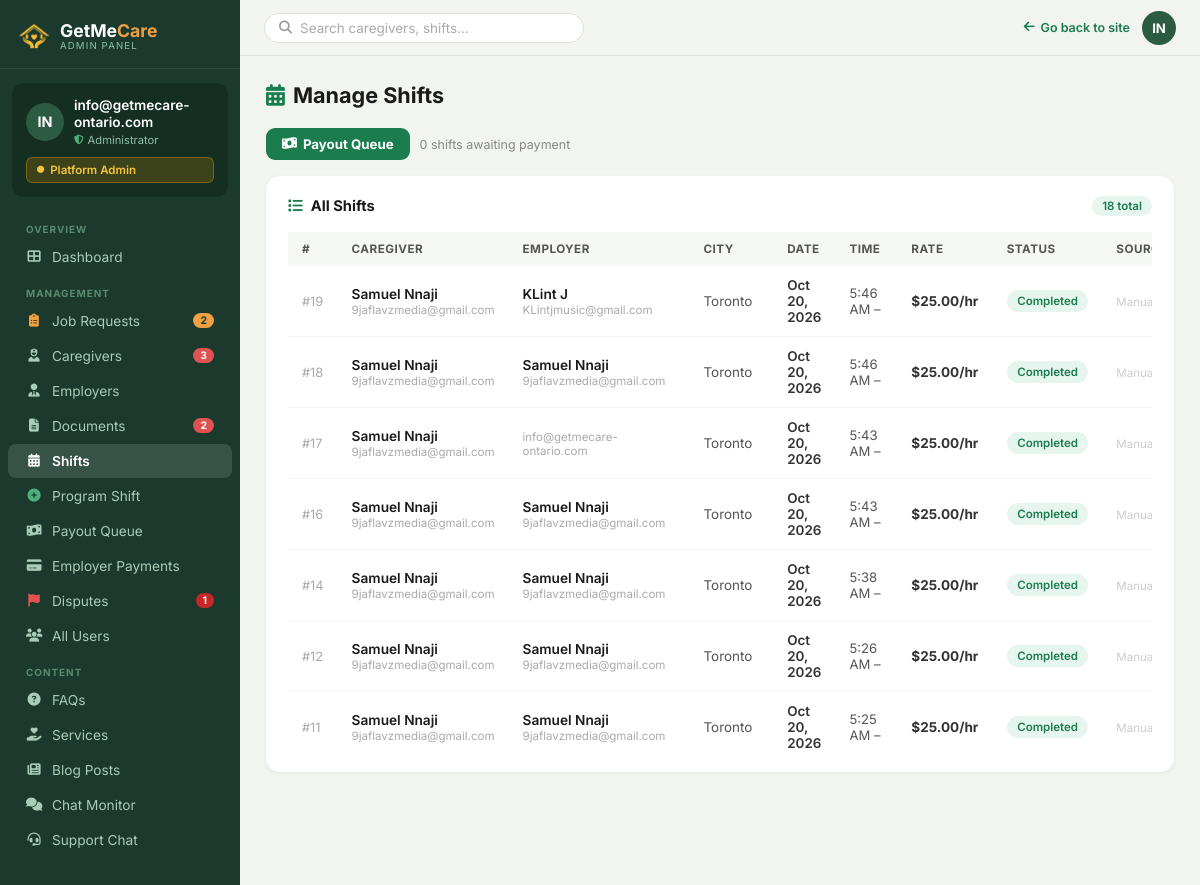
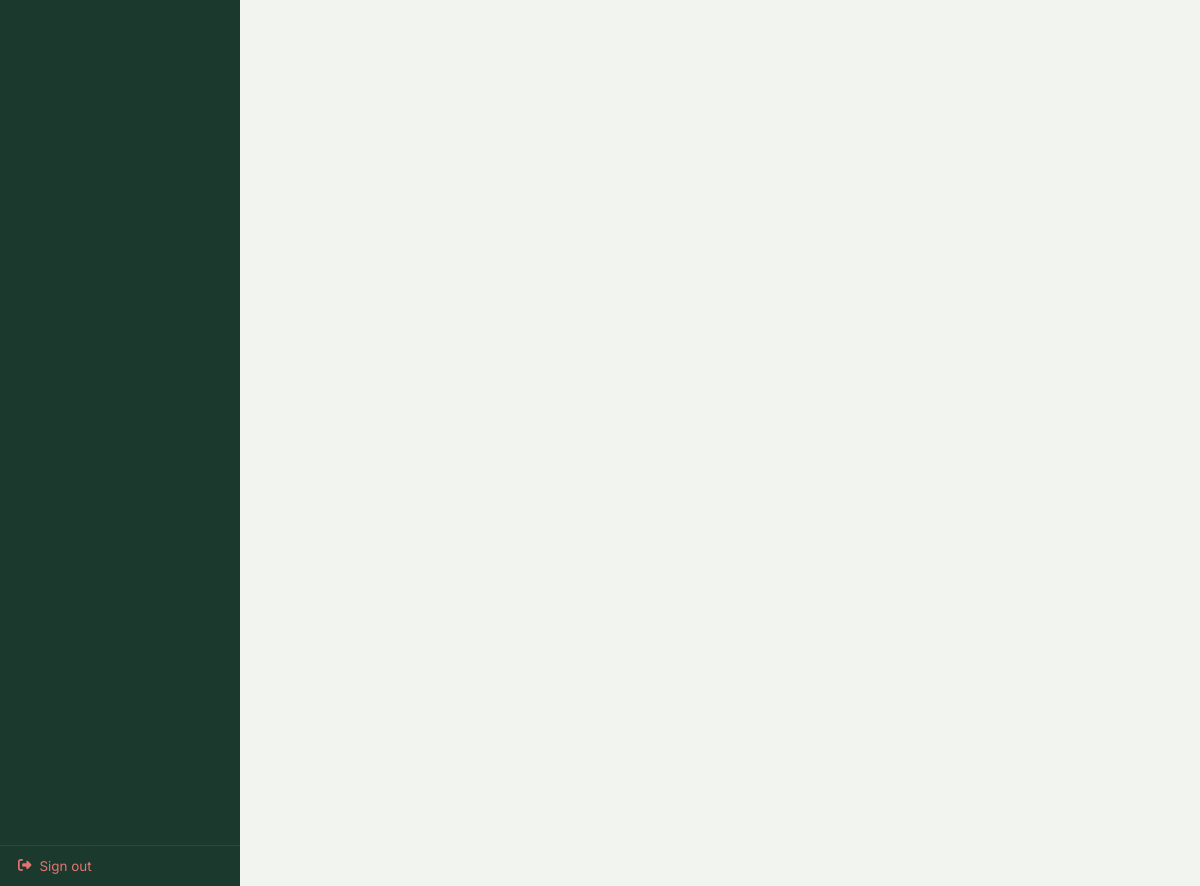
Screenshot of /admin-panel/shifts/ (signed in) with the database file from the repository (2 pictures, top to bottom).
### Account/models.py (models this page shows, shortened)
class CustomUser(AbstractUser):
    EMPLOYER = 'employer'
    CAREGIVER = 'caregiver'
    ROLE_CHOICES = [
        (EMPLOYER, 'Employer / Family'),
        (CAREGIVER, 'Caregiver / PSW'),
    ]
    role = models.CharField(
        max_length=20,
        choices=ROLE_CHOICES,
        default=EMPLOYER,
    )
    phone = models.CharField(max_length=20, blank=True)
    @property
    def is_admin(self):
        return self.is_superuser or self.is_staff
    @property
    def is_employer(self):
        return self.role == self.EMPLOYER and not self.is_admin
    @property
    def is_caregiver(self):
        return self.role == self.CAREGIVER and not self.is_admin

class Shift(models.Model):
    STATUS_SCHEDULED  = 'scheduled'
    STATUS_IN_PROGRESS = 'in_progress'
    STATUS_COMPLETED  = 'completed'
    STATUS_CANCELLED  = 'cancelled'
    STATUS_CHOICES = [
        (STATUS_SCHEDULED,   'Scheduled'),
        (STATUS_IN_PROGRESS, 'In Progress'),
        (STATUS_COMPLETED,   'Completed'),
        (STATUS_CANCELLED,   'Cancelled'),
    ]
    caregiver   = models.ForeignKey(
        CustomUser,
        on_delete=models.CASCADE,
        related_name='caregiver_shifts',
        limit_choices_to={'role': CustomUser.CAREGIVER},
    )
    employer    = models.ForeignKey(
        CustomUser,
        on_delete=models.CASCADE,
        related_name='employer_shifts',
        limit_choices_to={'role': CustomUser.EMPLOYER},
    )
    city        = models.CharField(max_length=100, blank=True)
    start_date  = models.DateField()
    start_time  = models.TimeField()
    end_time    = models.TimeField(null=True, blank=True)   # kept for legacy display; derived from start_time + duration_hours
    duration_hours = models.DecimalField(
        max_digits=4, decimal_places=1,
        null=True, blank=True,
        help_text='How many hours the caregiver is booked for (e.g. 4.0)',
    )
    hourly_rate = models.DecimalField(max_digits=6, decimal_places=2)
    status      = models.CharField(
        max_length=20,
        choices=STATUS_CHOICES,
        default=STATUS_SCHEDULED,
    )
    created_at  = models.DateTimeField(auto_now_add=True)
    class Meta:
        ordering = ['-start_date', '-start_time']

### AdminApp/views.py (the view)
    @login_required(login_url='Account:login')
    def wrapper(request, *args, **kwargs):
        if not (request.user.is_staff or request.user.is_superuser):
            messages.error(request, 'Access denied. Admin account required.')
            return redirect('Account:login')
        return view_func(request, *args, **kwargs)

### Account/views.py (called while the page is built, shortened)
def ensure_user_notifications(user):
    if not user or not user.is_authenticated:
        return
    if user.notifications.exists():
        return

### AdminApp/views.py (called while the page is built)
def admin_required(view_func):
    @login_required(login_url='Account:login')
    def wrapper(request, *args, **kwargs):
        if not (request.user.is_staff or request.user.is_superuser):
            messages.error(request, 'Access denied. Admin account required.')
            return redirect('Account:login')
        return view_func(request, *args, **kwargs)
    wrapper.__name__ = view_func.__name__
    return wrapper

def _admin_sidebar():
    from Account.models import EmployerPayment, Dispute, JobPosting
    return {
        'pending_docs':            CaregiverDocument.objects.filter(status=CaregiverDocument.STATUS_PENDING).count(),
        'pending_profiles':        CaregiverProfile.objects.filter(status=CaregiverProfile.STATUS_PENDING).count(),
        'open_jobs_count':         JobPosting.objects.filter(status=JobPosting.STATUS_OPEN).count(),
        'employer_payments_count': EmployerPayment.objects.filter(admin_seen=False).count(),
        'payout_queue_count':      ShiftLog.objects.filter(payment_status=ShiftLog.PAY_PENDING).count(),
        'counts': {
            'open': Dispute.objects.filter(status=Dispute.STATUS_OPEN).count(),
        },
    }

@admin_required
def manage_shifts(request):
    from Account.models import BookingProposal
    from django.db.models import Exists, OuterRef
    negotiation_exists = BookingProposal.objects.filter(
        status=BookingProposal.STATUS_BOOKED,
        shift=OuterRef('pk'),
    )
    shifts = Shift.objects.annotate(
        from_negotiation=Exists(negotiation_exists)
    ).select_related('caregiver', 'employer').order_by('-created_at')
    pending_payout_count = ShiftLog.objects.filter(
        shift__status=Shift.STATUS_COMPLETED,
        payment_status=ShiftLog.PAY_PENDING,
        clock_out_time__isnull=False,
    ).count()
    ctx = _admin_sidebar()
    ctx['shifts'] = shifts
    ctx['pending_payout_count'] = pending_payout_count
    return render(request, 'AdminApp/manage-shifts.html', ctx)

### GETMECARE/context_processors.py (called while the page is built)
def _get_support_unread_count(user):
    try:
        from Chatbot.models import SupportMessage
        return SupportMessage.objects.filter(
            chat__user=user,
            is_read=False,
        ).exclude(sender=user).count()
    except Exception:
        return 0

### templates/AdminApp/manage-shifts.html (shortened to what this page needs)
{% extends "AdminApp/base_admin.html" %}
{% block content %}
<div class="adm-page-title">
  <i class="fas fa-calendar-alt" style="color:#1b7d4f;margin-right:8px"></i>Manage Shifts
</div>
<div style="margin-bottom:16px;display:flex;gap:10px;align-items:center;flex-wrap:wrap">
  <a href="{% url 'AdminApp:payout_queue' %}"
     style="display:inline-flex;align-items:center;gap:6px;background:#1b7d4f;color:#fff;
            padding:8px 16px;border-radius:9px;font-size:.83rem;font-weight:700;text-decoration:none">
    <i class="fas fa-money-bill-wave"></i> Payout Queue
  </a>
  <span style="font-size:.78rem;color:#888">
    {{ pending_payout_count }} shift{{ pending_payout_count|pluralize }} awaiting payment
  </span>
</div>
<div class="adm-card">
  <div class="adm-card-pad">
    <div style="font-size:.92rem;font-weight:700;color:#1a1a1a;margin-bottom:16px;display:flex;align-items:center;gap:8px">
      <i class="fas fa-list" style="color:#1b7d4f"></i> All Shifts
      <span style="margin-left:auto;font-size:.72rem;font-weight:600;background:#e6f5ee;color:#1b7d4f;border-radius:20px;padding:3px 10px">
        {{ shifts|length }} total
      </span>
    </div>
    <div class="scroll-table-wrap">
      <table class="adm-table">
        <thead>
          <tr>
            <th>#</th>
            <th>Caregiver</th>
            <th>Employer</th>
            <th>City</th>
            <th>Date</th>
            <th>Time</th>
            <th>Rate</th>
            <th>Status</th>
            <th>Source</th>
          </tr>
        </thead>
        <tbody>
          {% for s in shifts %}
          <tr>
            <td style="color:#aaa;font-size:.8rem">#{{ s.pk }}</td>
            <td>
              <div class="sh-names">{{ s.caregiver.get_full_name }}</div>
              <div class="sh-sub">{{ s.caregiver.email }}</div>
            </td>
            <td>
              <div class="sh-names">{{ s.employer.get_full_name }}</div>
              <div class="sh-sub">{{ s.employer.email }}</div>
            </td>
            <td style="color:#555;font-size:.84rem">{{ s.city|default:"Ontario" }}</td>
            <td style="font-size:.84rem;font-weight:600">{{ s.start_date|date:"M d, Y" }}</td>
            <td style="color:#555;font-size:.82rem">
              {{ s.start_time|time:"g:i A" }} – {{ s.end_time|time:"g:i A" }}
            </td>
            <td style="font-weight:700">${{ s.hourly_rate }}/hr</td>
            <td>
              <span class="badge
                {% if s.status == 'completed' %}badge-green
                {% elif s.status == 'in_progress' %}badge-orange
                {% elif s.status == 'cancelled' %}badge-red
                {% else %}badge-blue{% endif %}">
                {{ s.get_status_display }}
              </span>
            </td>
            <td>
              {% if s.from_negotiation %}
                <span class="sh-booked-badge"><i class="fas fa-comments"></i> Negotiated</span>
              {% else %}
                <span style="font-size:.72rem;color:#ccc">Manual</span>
              {% endif %}
            </td>
          </tr>
          {% empty %}
          <tr>
            <td colspan="9">
              <div class="adm-empty"><i class="fas fa-calendar-xmark"></i>No shifts found.</div>
            </td>
          </tr>
          {% endfor %}
        </tbody>
      </table>
    </div>
  </div>
</div>
{% endblock %}

### templates/AdminApp/base_admin.html (shortened to what this page needs)
{% load static %}
<!doctype html>
<html lang="en">
<head>
  <link rel="stylesheet" href="https://cdnjs.cloudflare.com/ajax/libs/font-awesome/6.4.0/css/all.min.css"/>
</head>
<body>
<aside class="adm-sidebar" id="adm-sidebar">
  <div class="adm-logo">
    <a href="{% url 'home' %}">
      <img src="{% static 'Caregiver/images/sitelog.png' %}" alt="GetMeCare Ontario logo" style="width:32px;height:32px;object-fit:contain;filter:brightness(0) saturate(100%) invert(72%) sepia(60%) saturate(600%) hue-rotate(345deg) brightness(105%) contrast(95%)">
      <div>
        <div class="adm-logo-name">GetMe<span style="color:#F0A040">Care</span></div>
        <div class="adm-logo-sub">Admin Panel</div>
      </div>
    </a>
  </div>
  <div class="adm-profile">
    <div class="adm-profile-row">
      <div class="adm-av">{% if request.user.first_name %}{{ request.user.first_name|first|upper }}{{ request.user.last_name|first|upper }}{% else %}{{ request.user.username|slice:":2"|upper }}{% endif %}</div>
      <div>
        <div class="adm-av-name">{{ request.user.get_full_name|default:request.user.username }}</div>
        <div class="adm-av-role"><i class="fas fa-shield-alt" style="color:#4caf7d;font-size:.6rem;"></i> Administrator</div>
      </div>
    </div>
    <div class="adm-badge"><i class="fas fa-circle" style="font-size:.45rem;"></i> Platform Admin</div>
  </div>
  <div class="adm-nav">
    <div class="adm-nav-section">Overview</div>
    <a href="{% url 'AdminApp:dashboard' %}" {% if request.resolver_match.url_name == 'dashboard' %}class="active"{% endif %}>
      <i class="fas fa-th-large"></i> Dashboard
    </a>
    <div class="adm-nav-section">Management</div>
    <a href="{% url 'AdminApp:job_requests' %}" {% if request.resolver_match.url_name in 'job_requests,job_request_matches,admin_create_39_payment_link' %}class="active"{% endif %}>
      <i class="fas fa-clipboard-list" style="color:#f0a040"></i> Job Requests
      {% if open_jobs_count %}<span class="adm-nav-badge" style="background:#f0a040;color:#1b3a2d">{{ open_jobs_count }}</span>{% endif %}
    </a>
    <a href="{% url 'AdminApp:manage_caregivers' %}" {% if request.resolver_match.url_name == 'manage_caregivers' %}class="active"{% endif %}>
      <i class="fas fa-user-nurse"></i> Caregivers
      {% if pending_profiles %}<span class="adm-nav-badge">{{ pending_profiles }}</span>{% endif %}
    </a>
    <a href="{% url 'AdminApp:manage_employers' %}" {% if request.resolver_match.url_name == 'manage_employers' %}class="active"{% endif %}>
      <i class="fas fa-user-tie"></i> Employers
    </a>
    <a href="{% url 'AdminApp:review_documents' %}" {% if request.resolver_match.url_name == 'review_documents' %}class="active"{% endif %}>
      <i class="fas fa-file-alt"></i> Documents
      {% if pending_docs %}<span class="adm-nav-badge">{{ pending_docs }}</span>{% endif %}
    </a>
    <a href="{% url 'AdminApp:manage_shifts' %}" {% if request.resolver_match.url_name == 'manage_shifts' %}class="active"{% endif %}>
      <i class="fas fa-calendar-alt"></i> Shifts
    </a>
    <a href="{% url 'AdminApp:program_shift' %}" {% if request.resolver_match.url_name == 'program_shift' %}class="active"{% endif %}>
      <i class="fas fa-plus-circle" style="color:#4caf7d"></i> Program Shift
    </a>
    <a href="{% url 'AdminApp:payout_queue' %}" {% if request.resolver_match.url_name == 'payout_queue' %}class="active"{% endif %}>
      <i class="fas fa-money-bill-wave"></i> Payout Queue
    </a>
    <a href="{% url 'AdminApp:employer_payments' %}" {% if request.resolver_match.url_name == 'employer_payments' %}class="active"{% endif %}>
      <i class="fas fa-credit-card"></i> Employer Payments
    </a>
    <a href="{% url 'AdminApp:dispute_list' %}" {% if request.resolver_match.url_name == 'dispute_list' or request.resolver_match.url_name == 'dispute_detail' %}class="active"{% endif %}>
      <i class="fas fa-flag" style="color:#e05252"></i> Disputes
      {% if counts.open %}<span class="adm-nav-badge" style="background:#c62828">{{ counts.open }}</span>{% endif %}
    </a>
    <a href="{% url 'AdminApp:manage_users' %}" {% if request.resolver_match.url_name == 'manage_users' %}class="active"{% endif %}>
      <i class="fas fa-users"></i> All Users
    </a>
    <div class="adm-nav-section">Content</div>
    <a href="{% url 'AdminApp:faq_list' %}" {% if request.resolver_match.url_name == 'faq_list' or request.resolver_match.url_name == 'faq_add' or request.resolver_match.url_name == 'faq_edit' %}class="active"{% endif %}>
      <i class="fas fa-question-circle"></i> FAQs
    </a>
    <a href="{% url 'AdminApp:service_list' %}" {% if request.resolver_match.url_name == 'service_list' or request.resolver_match.url_name == 'service_add' or request.resolver_match.url_name == 'service_edit' %}class="active"{% endif %}>
      <i class="fas fa-hand-holding-heart"></i> Services
    </a>
    <a href="{% url 'AdminApp:blog_list' %}" {% if request.resolver_match.url_name == 'blog_list' or request.resolver_match.url_name == 'blog_add' or request.resolver_match.url_name == 'blog_edit' %}class="active"{% endif %}>
      <i class="fas fa-newspaper"></i> Blog Posts
    </a>
    <a href="{% url 'admin_chat_monitor' %}" {% if request.resolver_match.url_name == 'admin_chat_monitor' %}class="active"{% endif %}>
      <i class="fas fa-comments"></i> Chat Monitor
    </a>
    <a href="{% url 'admin_support' %}" {% if request.resolver_match.url_name == 'admin_support' %}class="active"{% endif %}>
      <i class="fas fa-headset"></i> Support Chat
    </a>
  </div>
  <div class="adm-signout">
    <a href="{% url 'Account:logout' %}"><i class="fas fa-sign-out-alt"></i> Sign out</a>
  </div>
</aside>
<div class="adm-topbar">
  <form method="get" action="" class="adm-search-bar-wrap" style="flex:1;max-width:320px;">
    <div class="adm-search">
      <i class="fas fa-search"></i>
      <input type="text" name="q" placeholder="Search caregivers, shifts…" value="{{ request.GET.q|default:'' }}">
    </div>
  </form>
  <div class="adm-topbar-right" style="display:flex;align-items:center;gap:12px;margin-left:auto;">
    <a href="{% url 'home' %}" class="adm-back">
      <i class="fas fa-arrow-left"></i> Go back to site
    </a>
    <div class="adm-topbar-av">{% if request.user.first_name %}{{ request.user.first_name|first|upper }}{{ request.user.last_name|first|upper }}{% else %}{{ request.user.username|slice:":2"|upper }}{% endif %}</div>
  </div>
</div>
<main class="adm-main">
  <div class="adm-content">
    {% block content %}{% endblock %}
  </div>
</main>
  </body>
</html>

### templates/AdminApp/manage-shifts.html (style rules this page uses)
.sh-names { font-size:.855rem; font-weight:600; color:#1a1a1a; }
.sh-sub { font-size:.72rem; color:#aaa; margin-top:1px; }

### rows the page displays
CustomUser: user.username "IN", user.get_full_name "info@getmecare-ontario.com"
Shift: pk "19", caregiver.get_full_name "Samuel Nnaji", caregiver.email "9jaflavzmedia@gmail.com", employer.get_full_name "KLint J", employer.email "KLintjmusic@gmail.com", city "Toronto", start_date "Oct 20, 2026", start_time "5:46 AM", hourly_rate "25.00", status "Completed", shows "Manual"
Shift: pk "18", caregiver.get_full_name "Samuel Nnaji", caregiver.email "9jaflavzmedia@gmail.com", employer.get_full_name "Samuel Nnaji", employer.email "9jaflavzmedia@gmail.com", city "Toronto", start_date "Oct 20, 2026", start_time "5:46 AM", hourly_rate "25.00", status "Completed", shows "Manual"
Shift: pk "17", caregiver.get_full_name "Samuel Nnaji", caregiver.email "9jaflavzmedia@gmail.com", employer.email "info@getmecare-ontario.com", city "Toronto", start_date "Oct 20, 2026", start_time "5:43 AM", hourly_rate "25.00", status "Completed", shows "Manual"
Shift: pk "16", caregiver.get_full_name "Samuel Nnaji", caregiver.email "9jaflavzmedia@gmail.com", employer.get_full_name "Samuel Nnaji", employer.email "9jaflavzmedia@gmail.com", city "Toronto", start_date "Oct 20, 2026", start_time "5:43 AM", hourly_rate "25.00", status "Completed", shows "Manual"
Shift: pk "14", caregiver.get_full_name "Samuel Nnaji", caregiver.email "9jaflavzmedia@gmail.com", employer.get_full_name "Samuel Nnaji", employer.email "9jaflavzmedia@gmail.com", city "Toronto", start_date "Oct 20, 2026", start_time "5:38 AM", hourly_rate "25.00", status "Completed", shows "Manual"
Shift: pk "12", caregiver.get_full_name "Samuel Nnaji", caregiver.email "9jaflavzmedia@gmail.com", employer.get_full_name "Samuel Nnaji", employer.email "9jaflavzmedia@gmail.com", city "Toronto", start_date "Oct 20, 2026", start_time "5:26 AM", hourly_rate "25.00", status "Completed", shows "Manual"
Shift: pk "11", caregiver.get_full_name "Samuel Nnaji", caregiver.email "9jaflavzmedia@gmail.com", employer.get_full_name "Samuel Nnaji", employer.email "9jaflavzmedia@gmail.com", city "Toronto", start_date "Oct 20, 2026", start_time "5:25 AM", hourly_rate "25.00", status "Completed", shows "Manual"

### other values shown
{{ open_jobs_count }} "2"
{{ pending_profiles }} "3"
{{ pending_docs }} "2"
{{ counts.open }} "1"
{{ pending_payout_count }} "0"
{{ shifts|length }} "18"
